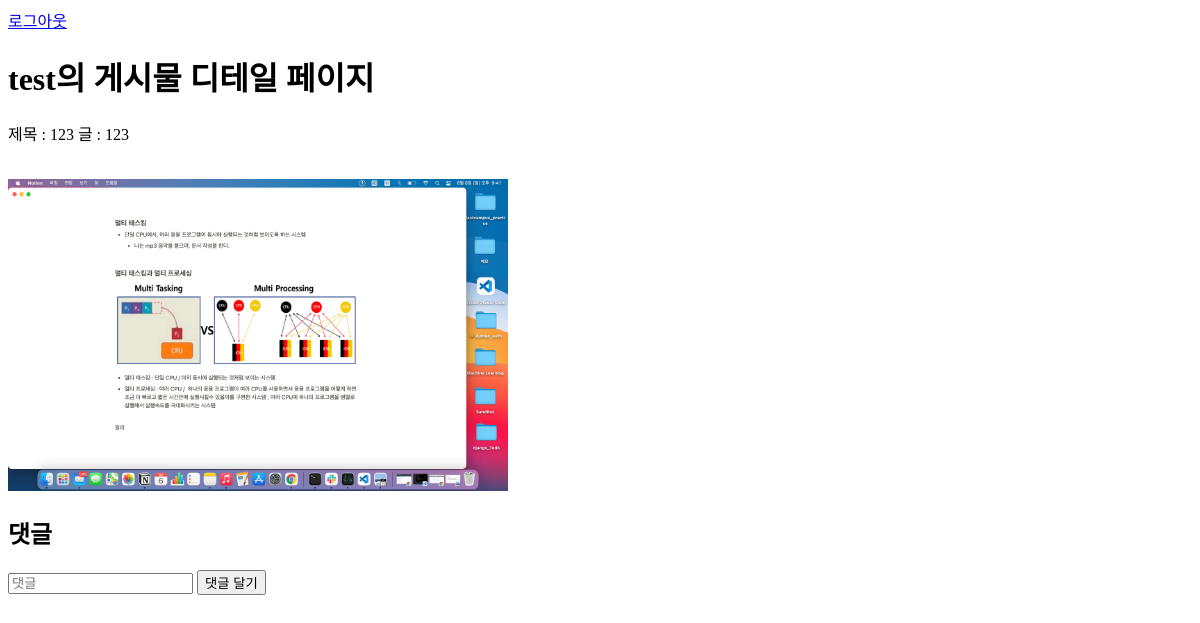
Page /social/article_detail/38 (signed in) on the earlier database version.
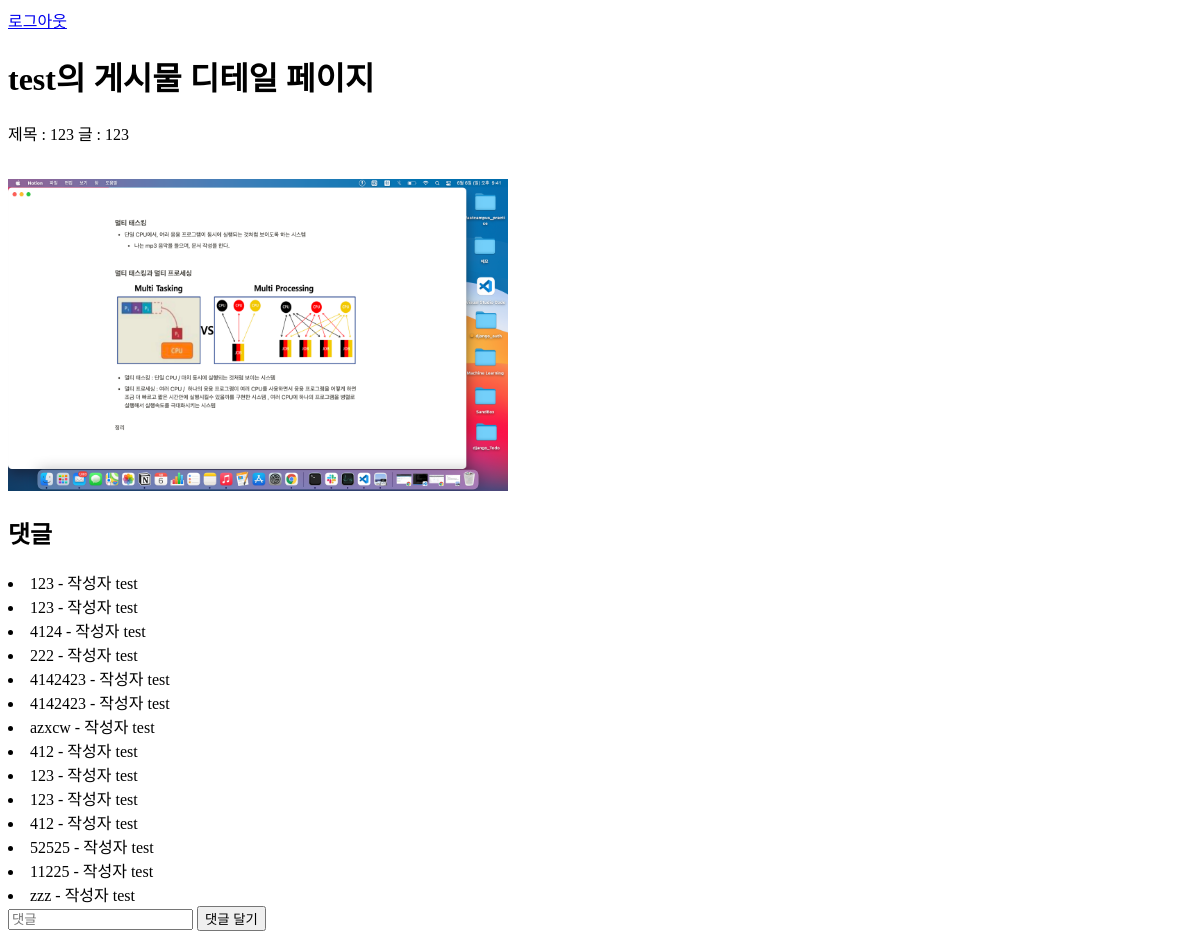
Same page on the later database version.
### social/models.py (models this page shows, shortened)
class Article(BaseFiled) :
    title = models.CharField(max_length=64)
    article = models.TextField()
    user = ForeignKey(User, on_delete=models.CASCADE, related_name='article', null=True, blank=True)
    image = models.ImageField(upload_to='image/', blank=True, null=True)

class Comment(BaseFiled) :
    owner = models.ForeignKey(User, on_delete=SET_NULL, related_name='owner', null=True, blank=True)
    writer = models.ForeignKey(User, on_delete=SET_NULL, related_name='writer', null=True, blank=True)
    content = models.TextField()

### social/views.py (the view)
# urls.py: path('article_detail/<int:pk>', ArticleDetailView.as_view(), name='article_detail'),
class ArticleDetailView(generic.DetailView) :
    model = Article
    context_object_name = 'article'
    template_name = 'article_detail.html'

### social/templates/article_detail.html (shortened to what this page needs)
{% extends 'base.html' %}
{% block content %}
<h1>{{article.user}}의 게시물 디테일 페이지</h1>
<p>제목 : {{article.title}} 글 :  {{article.article}}  </p> <br>
{% if article.image%}
<img src="{{article.image.url}}" width="500px;" alt="{{article.title}}">
{% endif %}
<h2>댓글</h2>
{%for comment in user.writer.all%}
<li>{{comment.content}} - 작성자 {{comment.writer}}</li>
{% endfor %}
<form action="{% url 'social:comment' user.pk %}" method="POST">
    <input type="text" name="content" placeholder="댓글">
    <button type="submit">댓글 달기</button>
</form>
{% endblock content %}

### userinfo/templates/base.html (shortened to what this page needs)
<!DOCTYPE html>
<html lang="en">
<head>
    {% block head %}
    <a href="{% url 'userinfo:logout' %}">로그아웃</a>
    {% endblock head %}
</head>
<body>
    {% block content %}
    {% endblock content %}
</body>
</html>

Differences in the rows shown:
added Comment: content "123", writer "test"
added Comment: content "123", writer "test"
added Comment: content "4124", writer "test"
added Comment: content "222", writer "test"
added Comment: content "4142423", writer "test"
added Comment: content "4142423", writer "test"
added Comment: content "azxcw", writer "test"
added Comment: content "412", writer "test"
added Comment: content "123", writer "test"
added Comment: content "123", writer "test"
added Comment: content "412", writer "test"
added Comment: content "52525", writer "test"
added Comment: content "11225", writer "test"
added Comment: content "zzz", writer "test"
